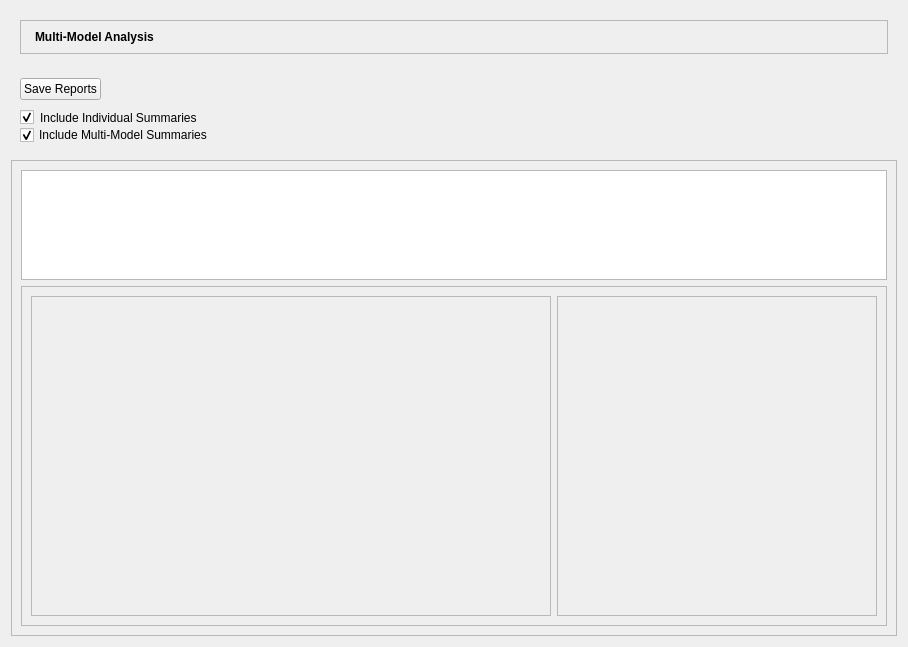
<?xml version="1.0" encoding="UTF-8"?>
<ui version="4.0">
 <class>multiModelAnalysis</class>
 <widget class="QWidget" name="multiModelAnalysis">
  <property name="geometry">
   <rect>
    <x>0</x>
    <y>0</y>
    <width>908</width>
    <height>647</height>
   </rect>
  </property>
  <property name="sizePolicy">
   <sizepolicy hsizetype="Expanding" vsizetype="Expanding">
    <horstretch>0</horstretch>
    <verstretch>0</verstretch>
   </sizepolicy>
  </property>
  <property name="windowTitle">
   <string>Form</string>
  </property>
  <property name="windowIcon">
   <iconset>
    <normaloff>:/assets/images/digest_logo_500.jpg</normaloff>:/assets/images/digest_logo_500.jpg</iconset>
  </property>
  <property name="styleSheet">
   <string notr="true"/>
  </property>
  <layout class="QVBoxLayout" name="verticalLayout">
   <item>
    <widget class="QWidget" name="summaryTopBanner" native="true">
     <property name="sizePolicy">
      <sizepolicy hsizetype="Preferred" vsizetype="Maximum">
       <horstretch>0</horstretch>
       <verstretch>0</verstretch>
      </sizepolicy>
     </property>
     <layout class="QHBoxLayout" name="summaryTopBannerLayout">
      <item>
       <widget class="QFrame" name="modelNameFrame">
        <property name="autoFillBackground">
         <bool>false</bool>
        </property>
        <property name="styleSheet">
         <string notr="true"/>
        </property>
        <property name="frameShape">
         <enum>QFrame::Shape::StyledPanel</enum>
        </property>
        <property name="frameShadow">
         <enum>QFrame::Shadow::Raised</enum>
        </property>
        <layout class="QVBoxLayout" name="verticalLayout_17">
         <item alignment="Qt::AlignmentFlag::AlignTop">
          <widget class="QLabel" name="modelName">
           <property name="sizePolicy">
            <sizepolicy hsizetype="Preferred" vsizetype="Preferred">
             <horstretch>0</horstretch>
             <verstretch>0</verstretch>
            </sizepolicy>
           </property>
           <property name="font">
            <font>
             <bold>true</bold>
            </font>
           </property>
           <property name="styleSheet">
            <string notr="true"/>
           </property>
           <property name="text">
            <string>Multi-Model Analysis</string>
           </property>
           <property name="wordWrap">
            <bool>true</bool>
           </property>
           <property name="margin">
            <number>1</number>
           </property>
           <property name="indent">
            <number>5</number>
           </property>
           <property name="textInteractionFlags">
            <set>Qt::TextInteractionFlag::LinksAccessibleByMouse|Qt::TextInteractionFlag::TextSelectableByKeyboard|Qt::TextInteractionFlag::TextSelectableByMouse</set>
           </property>
          </widget>
         </item>
        </layout>
       </widget>
      </item>
     </layout>
    </widget>
   </item>
   <item>
    <widget class="QFrame" name="frame">
     <layout class="QHBoxLayout" name="horizontalLayout">
      <property name="spacing">
       <number>10</number>
      </property>
      <item>
       <layout class="QVBoxLayout" name="verticalLayout_2">
        <property name="spacing">
         <number>0</number>
        </property>
        <item>
         <widget class="QPushButton" name="saveCsvBtn">
          <property name="sizePolicy">
           <sizepolicy hsizetype="Fixed" vsizetype="Fixed">
            <horstretch>0</horstretch>
            <verstretch>0</verstretch>
           </sizepolicy>
          </property>
          <property name="minimumSize">
           <size>
            <width>0</width>
            <height>0</height>
           </size>
          </property>
          <property name="cursor">
           <cursorShape>PointingHandCursor</cursorShape>
          </property>
          <property name="styleSheet">
           <string notr="true"/>
          </property>
          <property name="text">
           <string>Save Reports</string>
          </property>
          <property name="autoExclusive">
           <bool>false</bool>
          </property>
         </widget>
        </item>
        <item>
         <widget class="QCheckBox" name="individualCheckBox">
          <property name="styleSheet">
           <string notr="true">margin-top: 10px;</string>
          </property>
          <property name="text">
           <string>Include Individual Summaries</string>
          </property>
          <property name="checked">
           <bool>true</bool>
          </property>
         </widget>
        </item>
        <item>
         <widget class="QCheckBox" name="multiCheckBox">
          <property name="styleSheet">
           <string notr="true"/>
          </property>
          <property name="text">
           <string>Include Multi-Model Summaries</string>
          </property>
          <property name="checked">
           <bool>true</bool>
          </property>
         </widget>
        </item>
       </layout>
      </item>
      <item>
       <spacer name="horizontalSpacer">
        <property name="orientation">
         <enum>Qt::Orientation::Horizontal</enum>
        </property>
        <property name="sizeHint" stdset="0">
         <size>
          <width>40</width>
          <height>20</height>
         </size>
        </property>
       </spacer>
      </item>
     </layout>
    </widget>
   </item>
   <item>
    <widget class="QScrollArea" name="scrollArea">
     <property name="sizePolicy">
      <sizepolicy hsizetype="Preferred" vsizetype="MinimumExpanding">
       <horstretch>0</horstretch>
       <verstretch>0</verstretch>
      </sizepolicy>
     </property>
     <property name="verticalScrollBarPolicy">
      <enum>Qt::ScrollBarPolicy::ScrollBarAsNeeded</enum>
     </property>
     <property name="horizontalScrollBarPolicy">
      <enum>Qt::ScrollBarPolicy::ScrollBarAsNeeded</enum>
     </property>
     <property name="sizeAdjustPolicy">
      <enum>QAbstractScrollArea::SizeAdjustPolicy::AdjustToContents</enum>
     </property>
     <property name="widgetResizable">
      <bool>true</bool>
     </property>
     <widget class="QWidget" name="scrollAreaWidgetContents">
      <property name="geometry">
       <rect>
        <x>0</x>
        <y>0</y>
        <width>888</width>
        <height>464</height>
       </rect>
      </property>
      <property name="sizePolicy">
       <sizepolicy hsizetype="MinimumExpanding" vsizetype="MinimumExpanding">
        <horstretch>0</horstretch>
        <verstretch>100</verstretch>
       </sizepolicy>
      </property>
      <property name="styleSheet">
       <string notr="true"/>
      </property>
      <layout class="QVBoxLayout" name="verticalLayout_20">
       <item>
        <widget class="QTableWidget" name="dataTable">
         <property name="sizePolicy">
          <sizepolicy hsizetype="Preferred" vsizetype="Preferred">
           <horstretch>0</horstretch>
           <verstretch>17</verstretch>
          </sizepolicy>
         </property>
         <property name="cursor" stdset="0">
          <cursorShape>ArrowCursor</cursorShape>
         </property>
         <property name="styleSheet">
          <string notr="true"/>
         </property>
         <property name="sizeAdjustPolicy">
          <enum>QAbstractScrollArea::SizeAdjustPolicy::AdjustToContents</enum>
         </property>
         <property name="selectionMode">
          <enum>QAbstractItemView::SelectionMode::ExtendedSelection</enum>
         </property>
         <attribute name="horizontalHeaderCascadingSectionResizes">
          <bool>false</bool>
         </attribute>
         <attribute name="horizontalHeaderShowSortIndicator" stdset="0">
          <bool>true</bool>
         </attribute>
        </widget>
       </item>
       <item>
        <widget class="QFrame" name="frame_2">
         <property name="frameShape">
          <enum>QFrame::Shape::StyledPanel</enum>
         </property>
         <property name="frameShadow">
          <enum>QFrame::Shadow::Raised</enum>
         </property>
         <layout class="QHBoxLayout" name="horizontalLayout_2">
          <item>
           <widget class="QFrame" name="combinedHistogramFrame">
            <property name="frameShape">
             <enum>QFrame::Shape::StyledPanel</enum>
            </property>
            <property name="frameShadow">
             <enum>QFrame::Shadow::Raised</enum>
            </property>
            <layout class="QVBoxLayout" name="verticalLayout_3">
             <item alignment="Qt::AlignmentFlag::AlignTop">
              <widget class="HistogramChartWidget" name="opHistogramChart" native="true">
               <property name="sizePolicy">
                <sizepolicy hsizetype="Fixed" vsizetype="Minimum">
                 <horstretch>0</horstretch>
                 <verstretch>0</verstretch>
                </sizepolicy>
               </property>
               <property name="minimumSize">
                <size>
                 <width>500</width>
                 <height>300</height>
                </size>
               </property>
              </widget>
             </item>
            </layout>
           </widget>
          </item>
          <item>
           <widget class="QFrame" name="stackedHistogramFrame">
            <property name="frameShape">
             <enum>QFrame::Shape::StyledPanel</enum>
            </property>
            <property name="frameShadow">
             <enum>QFrame::Shadow::Raised</enum>
            </property>
            <layout class="QVBoxLayout" name="verticalLayout_5">
             <item>
              <layout class="QVBoxLayout" name="verticalLayout_4"/>
             </item>
            </layout>
           </widget>
          </item>
         </layout>
        </widget>
       </item>
      </layout>
     </widget>
    </widget>
   </item>
  </layout>
 </widget>
 <customwidgets>
  <customwidget>
   <class>HistogramChartWidget</class>
   <extends>QWidget</extends>
   <header>histogramchartwidget.h</header>
   <container>1</container>
  </customwidget>
 </customwidgets>
 <resources/>
 <connections/>
</ui>
